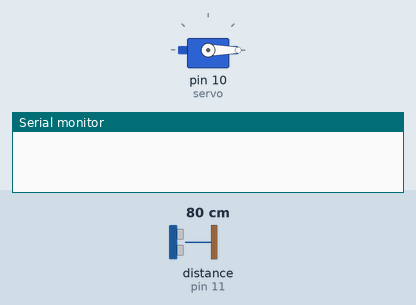
The sketch below on a simulated Arduino Uno, built with avr-gcc and run on an emulated ATmega328P. Shown: servo, the last lines printed to the serial monitor. Wiring (inferred from the names in the program): ultrasonic range finder: trigger pin 8; echo pin 11. The inputs (shaded band) are chosen by the test bench; at power-on: distance to the obstacle (sensor on pin 11) 80 cm. The echo pulse lasts 58.3 µs per cm.

Above: at 0.05 s.
At 4.0 s:
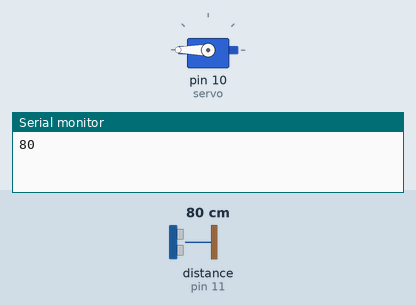
Timing chart, 0 to 5.2 s (numbered marks = the images above):
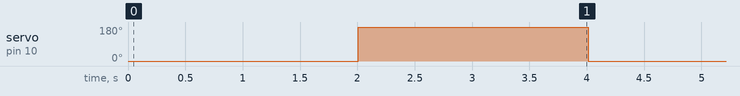

The sketch:

RADAR.ino
```cpp
#include <Servo.h> //используем библиотеку для работы с сервоприводом
Servo servo; //объявляем переменную servo типа Servo
int trigPin = 8;
int echoPin = 11;
int duration, distance;
void setup() //процедура setup
{
  Serial.begin(9600);
  pinMode(trigPin, OUTPUT);
  pinMode(echoPin, INPUT);
servo.attach(10); //привязываем привод к порту 10
}
void radar()
{
  digitalWrite(trigPin, LOW);
  delayMicroseconds(2);
  digitalWrite(trigPin, HIGH);
  delayMicroseconds(10);
  digitalWrite(trigPin, LOW);
  duration = pulseIn(echoPin, HIGH);
  distance = duration / 58;
}
void loop() //процедура loop
{
servo.write(0); //ставим вал под 0
delay(2000); //ждем 2 секунды
radar();
while(distance<0){
  radar();
}
Serial.println(distance);
servo.write(180); //ставим вал под 180
delay(2000); //ждем 2 секунды
radar();
while(distance<0){
  radar();
}
Serial.println(distance);
}
```

Measured:
- by itself, servo on pin 10 (servo): alternates 180° for 2.0 s and 0° for 2.0 s
